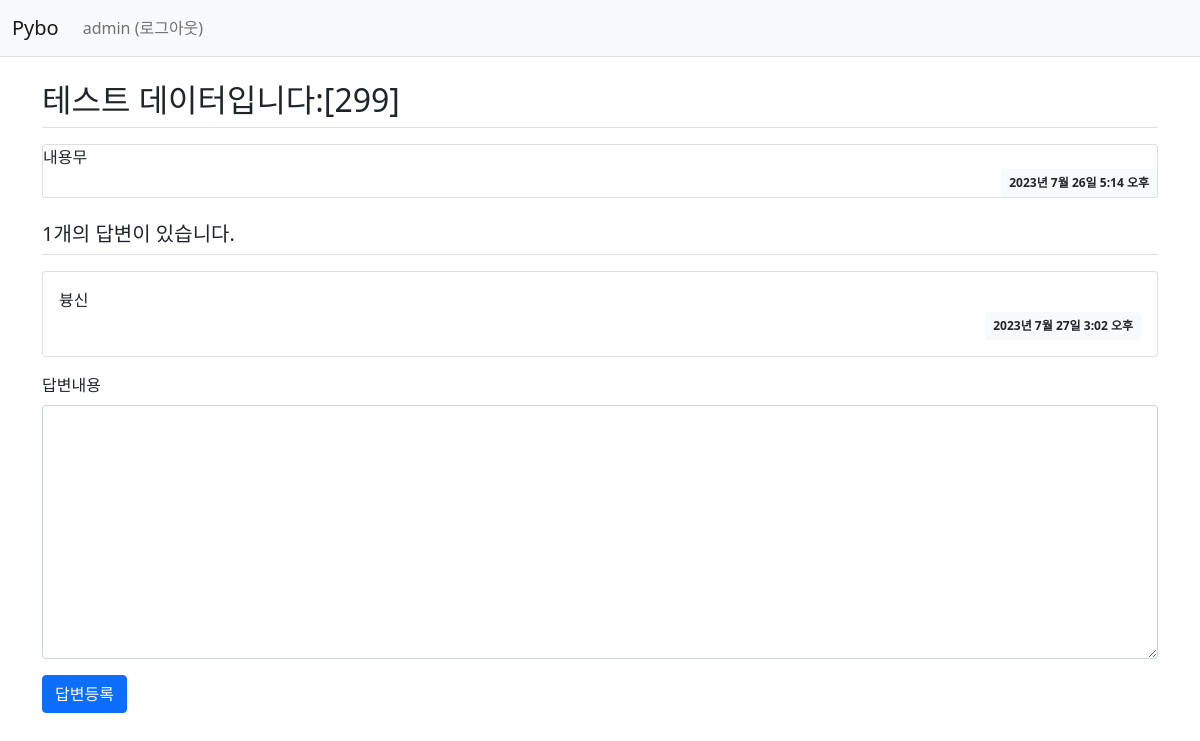
/pybo/305/ (signed in), run on the app's committed database.
### pybo/models.py (models this page shows, shortened)
class Question(models.Model):
    subject = models.CharField(max_length=200)
    content = models.TextField()
    create_date = models.DateTimeField()

class Answer(models.Model):
    question = models.ForeignKey(Question, on_delete=models.CASCADE)
    content = models.TextField()
    create_date = models.DateTimeField()

### pybo/views.py (the view)
# urls.py: path('<int:question_id>/', views.detail, name='detail'),
def detail(request, question_id):
    question = get_object_or_404(Question, pk=question_id)
    context = {'question': question}
    return render(request, 'pybo/question_detail.html', context)

### templates/pybo/question_detail.html (shortened to what this page needs)
{% extends 'base.html' %}
{% block content %}
<div class="container my-3">
    <h2 class="border-bottom py-2"> {{ question.subject }}</h2>
    <div class="card my-3">
        <div class="\card-body">
            <div class="card-text" style="white-space: preline;"> {{ question.content }}</div>
            <div class="d-flex justify-content-end">
                <div class="badge bg-light text-dark p-2">
                    {{ question.create_date }}
                </div>
            </div>
        </div>
    </div>
    <h5 class="border-bottom my-3 py-2">{{question.answer_set.count}}개의 답변이 있습니다.</h5>
    {% for answer in question.answer_set.all %}
    <div class="card my-3">
        <div class="card-body">
            <div class="card-text" style="white-space: pre-line;">{{ answer.content }}</div>
            <div class="d-flex justify-content-end">
                <div class="badge bg-light text-dark p-2">
                    {{ answer.create_date }}
                </div>
            </div>
        </div>
    </div>
    {% endfor %}
    <form action="{% url 'pybo:answer_create' question.id %}" method="post" class="my-3">
        <div class="mb-3">
            <label for="content" class="form-label">답변내용</label>
            <textarea name="content" id="content" class="form-control" rows="10"></textarea>
        </div>
        <input type="submit" value="답변등록" class="btn btn-primary">
    </form>
</div>
{% endblock %}

### templates/navbar.html (shortened to what this page needs)
<nav class="navbar navbar-expand-lg navbar-light bg-light border-bottom">
    <div class="container-fluid">
        <a class="navbar-brand" href="{% url 'pybo:index' %}">Pybo</a>
        <div class="collapse navbar-collapse" id="navbarSupportedContent">
            <ul class="navbar-nav me-auto mb-2 mb-lg-0">
                <li class="nav-item">
                    {% if user.is_authenticated %}
                    <a class="nav-link" href="{% url 'common:logout' %}">{{ user.username }} (로그아웃)</a>
                    {% else %}
                    <a class="nav-link" href="{% url 'common:login' %}">로그인</a>
                    {% endif %}
                </li>
            </ul>
        </div>
    </div>
</nav>

### data on the page
Question: subject "테스트 데이터입니다:[299]", content "내용무", create_date "2023년 7월 26일 5:14 오후", answer_set.count "1"
Answer: content "븅신", create_date "2023년 7월 27일 3:02 오후"

### other printed values
{{ user.username }} "admin"
